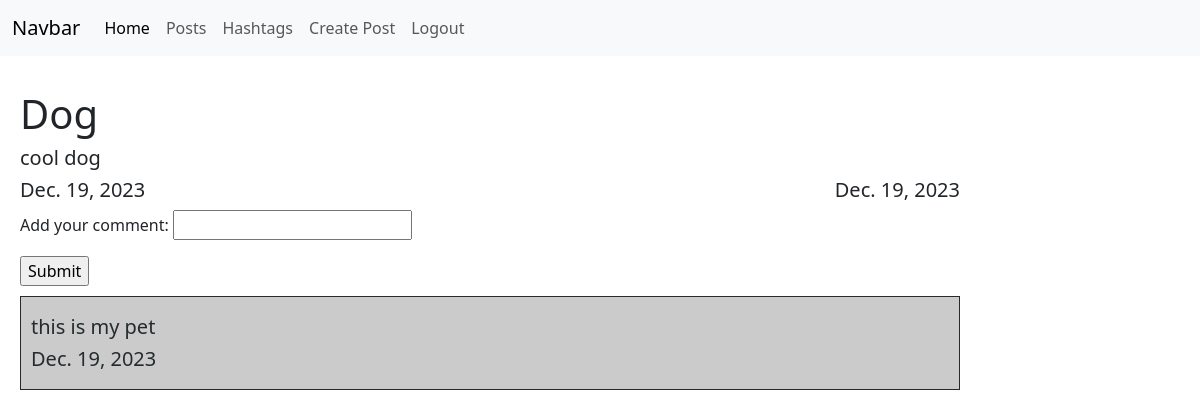
The app's page /posts/4/ with its own data.
### posts/models.py (models this page shows)
class Post(models.Model):
    author = models.ForeignKey(User, on_delete=models.CASCADE, null=True)
    image = models.ImageField(blank=True, null=True)
    title = models.CharField(max_length=255)
    description = models.TextField()
    rate = models.FloatField()
    created_date = models.DateField(auto_now=True)
    modified_date = models.DateField(auto_now_add=True)
    hashtags = models.ManyToManyField(Hashtag)

class Comment(models.Model):
    author = models.ForeignKey(User, on_delete=models.CASCADE, null=True)
    post = models.ForeignKey(Post, on_delete=models.CASCADE)
    text = models.TextField()
    created_date = models.DateField(auto_now=True)

### posts/views.py (the view, shortened to what this page needs)
# urls.py: path('posts/<int:id>/', post_detail_view),
def post_detail_view(request, id):
    if request.method == 'GET':
        post = Post.objects.get(id=id)
        comments = post.comment_set.all()
        hashtags = post.hashtags.all()
        print(comments)
        context = {
            'post': post,
            'comments': comments,
            'hashtags': hashtags,
            'comment_form': CommentCreateForm
        }
        return render(request, 'posts/detail.html', context=context)

### templates/posts/detail.html (shortened to what this page needs)
{%extends 'layouts/index.html' %}
{% block content%}
    <div class='post_block'>
        <div style='display: flex; justify-content: space-between'>
            <h1>{{post.title}}</h1>
        </div>
        <h5>{{post.description}}</h5>
        <div class='dates'>
            <h5>{{post.created_date}}</h5>
            <h5>{{post.modified_date}}</h5>
        </div>
        <form action='/posts/{{post.id}}/' method='post'>
            {{comment_form.as_p}}
            <input type='submit'>
        </form>
        <div class='comments'>
            {% for comment in comments%}
                <div class='comment_block'>
                    <h5>{{comment.text}}</h5>
                    <h5>{{comment.created_date}}</h5>
                </div>
            {% endfor %}
{% endblock %}

### templates/posts/detail.html (style rules this page uses)
.post_block { width: 80%; padding: 10px; margin-left: 10px; }
.dates { display: flex; justify-content: space-between; }
.comments { margin: 10px 0 0 0; }
.comment_block { border: 1px solid #242b2e; background: #cbcbcb; color: #242b2e; margin: 0 0 10px 0; padding: 10px; }

### records on screen
Post: title "Dog", description "cool dog", created_date "Dec. 19, 2023", modified_date "Dec. 19, 2023"
Comment: text "this is my pet", created_date "Dec. 19, 2023"
